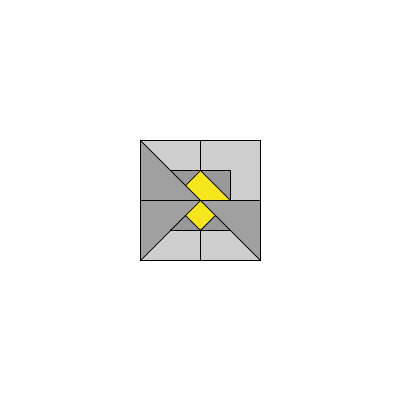
Frame 1 (no input)
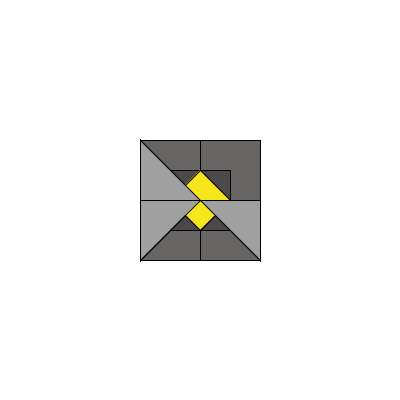
Frame 60 (the mouse pressed at the canvas centre just before this capture)
Frame 120 (the mouse held since frame 60 and released just before this capture): identical to frame 60, image omitted

The Processing sketch that drew these frames (run headless with seeded random() and noise(); from frame 60 on, the mouse is pressed at the canvas centre):

// Processing sketch: processing_86344
// ── processing_86344.pde

void setup() {
size(400,400);
background(255);
smooth();
}
/*je vais essayer de créer une succession de carré, car je m'interesse
aux formes géométrique et aux structures, afin de jouer par la suite sur
les effets de contrastes et de profondeurs de champs.*/



void draw()
{
  
  int L;
 L = 60;
 
  int H;
 H = 60;
 
fill(#676464,80);
//jouer la transparence des formes

rectMode(CENTER);
rect(230,230,H,L);
rect(170,170,H,L);
rect(170,230,H,L);
rect(230,170,H,L);

//forme de depart

fill( #393838,90);
rect(200,200,H,L);

fill(#F7E61E);
triangle(170, 200, 230, 200, 200, 170);
triangle(170, 200, 200, 230,230,200);

 // Mon logo aura pour principe d'être le même au niveau de la structure, seule
 //les formes à l'interieur changeront de places.
fill(#A0A0A0);
triangle(140,140,140,200,200,200);
triangle(200,200,260,200,260,260);
triangle(140,260,140,200,200,200);


}
